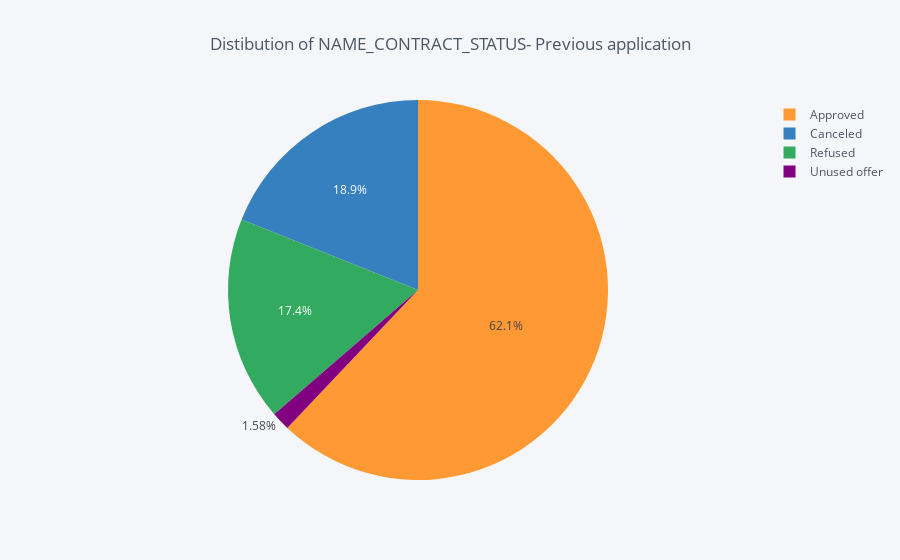

Here is the notebook cell this chart was saved with:
### Code cell
UnivarPrevApp('NAME_CONTRACT_STATUS')

### Figure 1 — Plotly figure (JSON) as saved in the notebook; plotly's stock layout.template omitted (floating-point values rounded to 4 significant figures)
{"data": [{"labels": ["Approved", "Canceled", "Refused", "Unused offer"], "marker": {"colors": ["rgba(255, 153, 51, 1.0)", "rgba(55, 128, 191, 1.0)", "rgba(50, 171, 96, 1.0)", "rgba(128, 0, 128, 1.0)"]}, "name": "", "type": "pie", "values": [1036781, 316319, 290678, 26436]}], "layout": {"legend": {"bgcolor": "#F5F6F9", "font": {"color": "#4D5663"}}, "paper_bgcolor": "#F5F6F9", "plot_bgcolor": "#F5F6F9", "title": "Distibution of NAME_CONTRACT_STATUS- Previous application", "titlefont": {"color": "#4D5663"}}}
